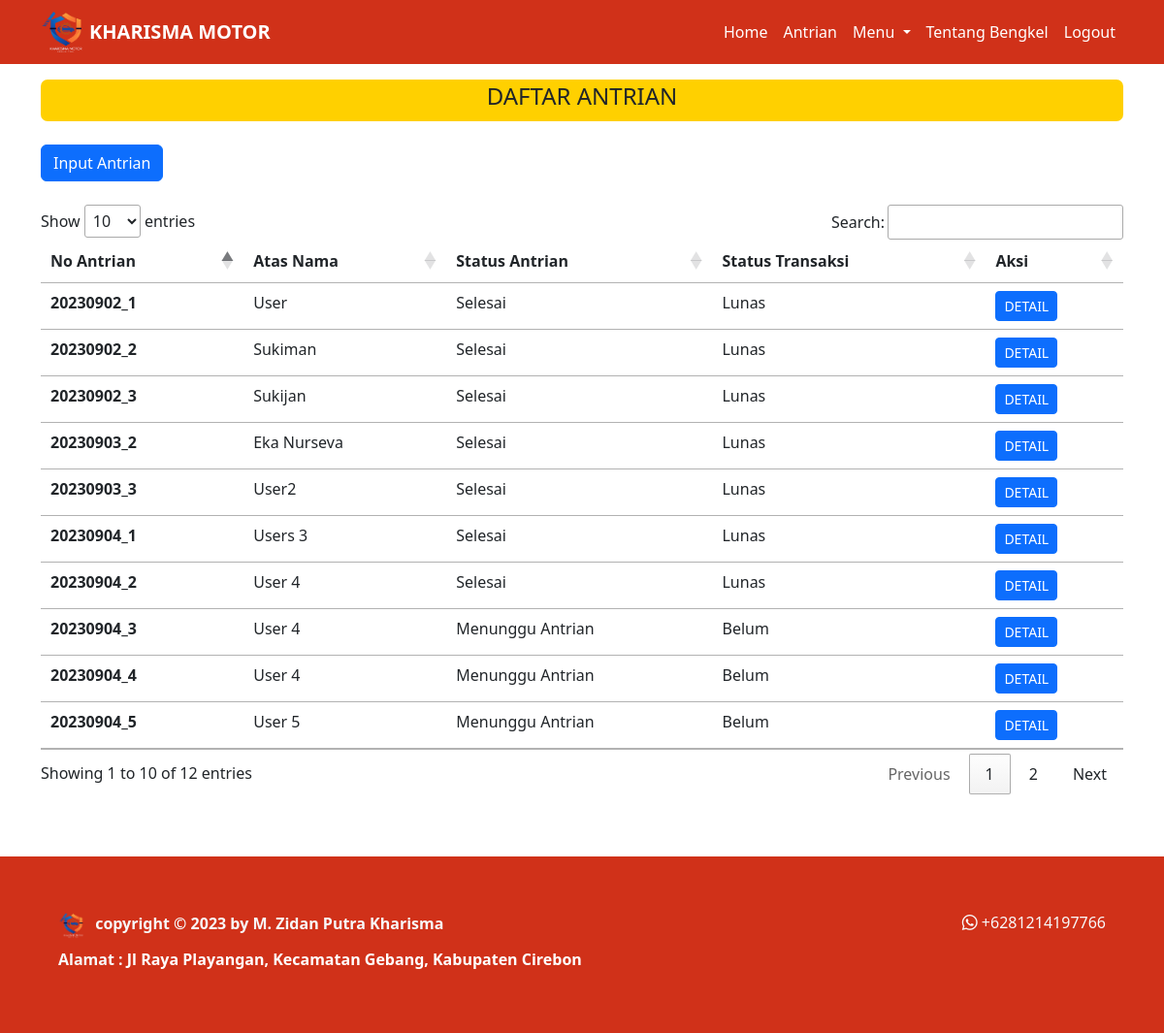
The app's page /kelola/antrian.php (signed in), older data.
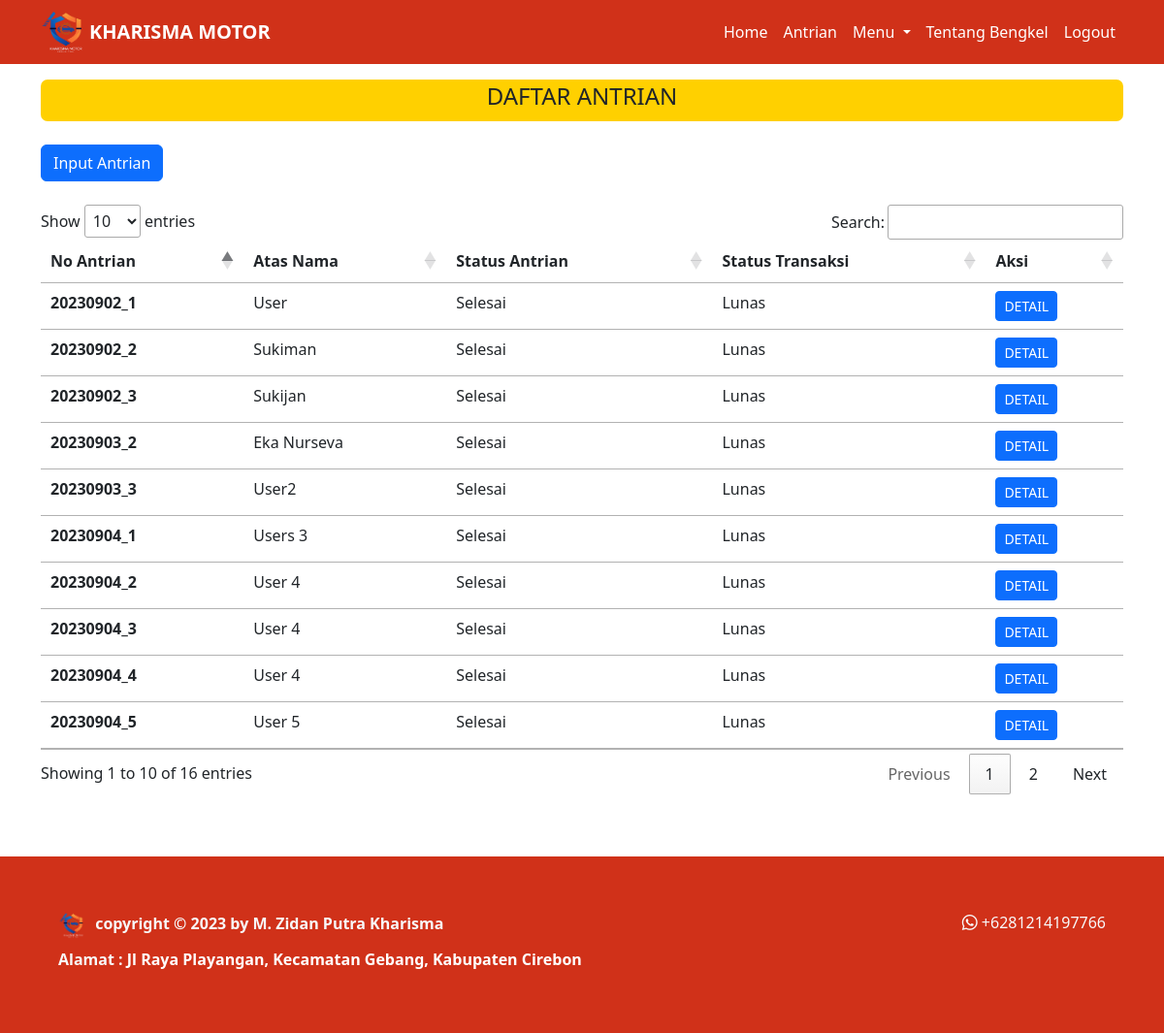
The same page, newer data.
### tables this page shows
CREATE TABLE `antrian` (
  `id_antrian` int(11) NOT NULL,
  `id_kendaraan` int(11) NOT NULL,
  `no_antrian` varchar(20) NOT NULL,
  `nama_pelanggan` varchar(100) NOT NULL,
  `no_hp` varchar(20) NOT NULL,
  `tanggal` timestamp NOT NULL DEFAULT current_timestamp(),
  `nopol` varchar(50) NOT NULL,
  `alamat` text NOT NULL,
  `status` varchar(50) NOT NULL
);

CREATE TABLE `transaksi` (
  `idtransaksi` int(11) NOT NULL,
  `idantrian` int(11) NOT NULL,
  `idservis` int(11) DEFAULT NULL,
  `idsparepart` int(11) DEFAULT NULL,
  `kode_transaksi` varchar(50) NOT NULL,
  `tanggal_pelunasan` timestamp NOT NULL DEFAULT current_timestamp() ON UPDATE current_timestamp(),
  `status_transaksi` varchar(20) NOT NULL
);

### controller/function.php (called while the page is built, shortened)
<?php
$conn = mysqli_connect("localhost", "root", "", "kharisma_motor");
function query($query)
{
    global $conn;
    $result = mysqli_query($conn, $query);
    $rows = [];
    while ($row = mysqli_fetch_assoc($result)) {
        $rows[] = $row;
    }
    return $rows;
}
function jumlah_data($data)
{
    global $conn;
    $query = mysqli_query($conn, $data);
    $jumlah_data = mysqli_num_rows($query);
    return $jumlah_data;
}
function dekripsi($teks)
{
    $text = $teks;
    $kunci = 'kharisma_motor';
    $key = hash('sha256', $kunci);
    $pkey = "123";
    $method = "aes-192-cfb1";
    $iv = substr(hash('sha256', $pkey), 0, 16);
    $dekripsi = base64_decode($text);
    $dekripsi = openssl_decrypt($dekripsi, $method, $key, 0, $iv);
    return $dekripsi;
}
function enkripsi($teks)
{
    $text = $teks;
    $kunci = 'kharisma_motor';
    $key = hash('sha256', $kunci);
    $pkey = "123";
    $method = "aes-192-cfb1";
    $iv = substr(hash('sha256', $pkey), 0, 16);
    $enkripsi = openssl_encrypt($text, $method, $key, 0, $iv);
    $enkripsi = base64_encode($enkripsi);
    return $enkripsi;
}
?>

### kelola/antrian.php (the view, shortened to what this page needs)
<?php
require_once "../controller/function.php";
$id = dekripsi($_COOKIE['KMmz19']);
$user = query("SELECT * FROM pengguna WHERE idpengguna = $id")[0];
$antrian = query("SELECT * FROM antrian");
?>
<!DOCTYPE html>
<html lang="en">
<head>
    <link href="https://cdn.jsdelivr.net/npm/bootstrap@5.3.0/dist/css/bootstrap.min.css" rel="stylesheet"
>
    <link rel="stylesheet" href="https://cdn.jsdelivr.net/npm/bootstrap-icons@1.10.5/font/bootstrap-icons.css">
    <link rel="stylesheet" href="https://cdn.datatables.net/1.13.4/css/jquery.dataTables.min.css">
    <link rel="stylesheet" href="../style.css">
</head>
<body>
    <?php
    if ($user['level'] === "Admin") {
        require_once('../navbar/navbar_admin.php');
    } elseif ($user['level'] === "Kasir") {
        require_once('../navbar/navbar_kasir.php');
    } else {
        echo "Error: Peran pengguna tidak valid.";
    }
    ?>
    <div class="container">
        <div class="content py-3">
            <div class="title text-center text-uppercase">
                <h4>DAFTAR ANTRIAN</h4>
            </div>
            <div class="konten py-4">
                <a href="input_antrian.php">
                    <button type="button" class="btn btn-primary">
                        Input Antrian
                    </button>
                </a>
            </div>
            <table class="table table-hover" id="example">
                <thead>
                    <tr>
                        <th scope="col">No Antrian</th>
                        <th scope="col">Atas Nama</th>
                        <th scope="col">Status Antrian</th>
                        <th scope="col">Status Transaksi</th>
                        <th scope="col">Aksi</th>
                    </tr>
                </thead>
                <tbody>
                    <?php
                        foreach ($antrian as $s):
                            $enkripsi = enkripsi($s['id_antrian']);
                            $idantrian = $s['id_antrian'];
                            $jumlah_data = jumlah_data("SELECT * FROM transaksi WHERE idantrian = $idantrian");
                            if($jumlah_data > 0) :
                                $data_transaksi = query("SELECT * FROM transaksi WHERE idantrian = $idantrian")[0];
                    ?>
                        <tr>
                            <th>
                                <?php echo $s['no_antrian']; ?>
                            </th>
                            <td>
                                <?php echo $s['nama_pelanggan']; ?>
                            </td>
                            <td>
                                <?= $s['status']; ?>
                            </td>
                            <td>
                                <?= $data_transaksi['status_transaksi']; ?>
                            </td>
                            <td>
                                <a class="btn btn-sm btn-primary"
                                    href="detail_transaksi.php?id=<?= $enkripsi; ?>">DETAIL</a>
                            </td>
                        </tr>
                    <?php
                            endif;
                        endforeach;
                    ?>
                </tbody>
            </table>
        </div>
    </div>
    <?php
    require_once('../footer.php');
    ?>
</body>
</html>

Row changes from the older to the newer data that the page shows:
changed antrian (number 8 of 10 on the later page): status "Menunggu Antrian" → "Selesai"; transaksi.status_transaksi "Belum" → "Lunas"
changed antrian (number 9 of 10 on the later page): status "Menunggu Antrian" → "Selesai"; transaksi.status_transaksi "Belum" → "Lunas"
changed antrian "User 5": status "Menunggu Antrian" → "Selesai"; transaksi.status_transaksi "Belum" → "Lunas"
Text that changed along with them:
text written by a page script: "Show entries Search: Showing 1 to 10 of 12 entries Previous 1 2 Next" → "Show entries Search: Showing 1 to 10 of 16 entries Previous 1 2 Next"
